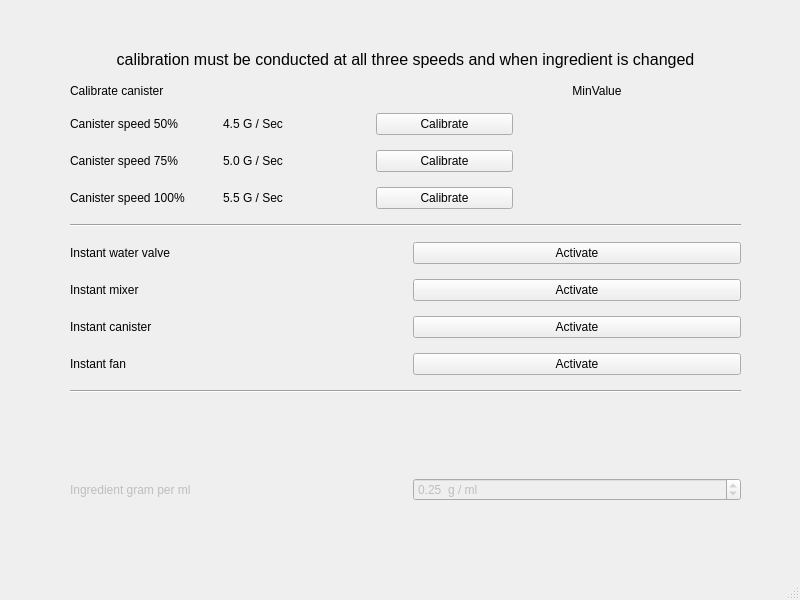
<?xml version="1.0" encoding="UTF-8"?>
<ui version="4.0">
 <class>WBSDInstantWindow</class>
 <widget class="QMainWindow" name="WBSDInstantWindow">
  <property name="geometry">
   <rect>
    <x>0</x>
    <y>0</y>
    <width>800</width>
    <height>600</height>
   </rect>
  </property>
  <property name="windowTitle">
   <string>Instant tests</string>
  </property>
  <widget class="QWidget" name="centralwidget">
   <widget class="QWidget" name="verticalLayoutWidget">
    <property name="geometry">
     <rect>
      <x>20</x>
      <y>20</y>
      <width>771</width>
      <height>481</height>
     </rect>
    </property>
    <layout class="QVBoxLayout" name="verticalLayout">
     <property name="spacing">
      <number>15</number>
     </property>
     <property name="leftMargin">
      <number>50</number>
     </property>
     <property name="topMargin">
      <number>30</number>
     </property>
     <property name="rightMargin">
      <number>50</number>
     </property>
     <item>
      <widget class="QLabel" name="label_7">
       <property name="font">
        <font>
         <pointsize>12</pointsize>
        </font>
       </property>
       <property name="text">
        <string>calibration must be conducted at all three speeds and when ingredient is changed</string>
       </property>
       <property name="alignment">
        <set>Qt::AlignCenter</set>
       </property>
      </widget>
     </item>
     <item>
      <layout class="QGridLayout" name="gridLayout_2" columnminimumwidth="0,0,0,0,0">
       <item row="3" column="1">
        <widget class="QLabel" name="lblCal100">
         <property name="text">
          <string>5.5 G / Sec</string>
         </property>
        </widget>
       </item>
       <item row="1" column="2">
        <widget class="QPushButton" name="btnCal50">
         <property name="text">
          <string>Calibrate</string>
         </property>
        </widget>
       </item>
       <item row="3" column="2">
        <widget class="QPushButton" name="btnCal100">
         <property name="text">
          <string>Calibrate</string>
         </property>
        </widget>
       </item>
       <item row="2" column="2">
        <widget class="QPushButton" name="btnCal75">
         <property name="text">
          <string>Calibrate</string>
         </property>
        </widget>
       </item>
       <item row="2" column="1">
        <widget class="QLabel" name="lblCal75">
         <property name="text">
          <string>5.0 G / Sec</string>
         </property>
        </widget>
       </item>
       <item row="0" column="0">
        <widget class="QLabel" name="label_6">
         <property name="sizePolicy">
          <sizepolicy hsizetype="Preferred" vsizetype="Fixed">
           <horstretch>0</horstretch>
           <verstretch>0</verstretch>
          </sizepolicy>
         </property>
         <property name="text">
          <string>Calibrate canister</string>
         </property>
        </widget>
       </item>
       <item row="1" column="1">
        <widget class="QLabel" name="lblCal50">
         <property name="text">
          <string>4.5 G / Sec</string>
         </property>
        </widget>
       </item>
       <item row="3" column="0">
        <widget class="QLabel" name="label_10">
         <property name="text">
          <string>Canister speed 100%</string>
         </property>
        </widget>
       </item>
       <item row="2" column="0">
        <widget class="QLabel" name="label_8">
         <property name="text">
          <string>Canister speed 75%</string>
         </property>
        </widget>
       </item>
       <item row="1" column="0">
        <widget class="QLabel" name="label_5">
         <property name="text">
          <string>Canister speed 50%</string>
         </property>
        </widget>
       </item>
       <item row="1" column="4">
        <widget class="QLabel" name="lb_img1">
         <property name="maximumSize">
          <size>
           <width>60</width>
           <height>16777215</height>
          </size>
         </property>
         <property name="text">
          <string/>
         </property>
        </widget>
       </item>
       <item row="2" column="4">
        <widget class="QLabel" name="lb_img2">
         <property name="maximumSize">
          <size>
           <width>60</width>
           <height>16777215</height>
          </size>
         </property>
         <property name="text">
          <string/>
         </property>
        </widget>
       </item>
       <item row="3" column="4">
        <widget class="QLabel" name="lb_img3">
         <property name="maximumSize">
          <size>
           <width>60</width>
           <height>16777215</height>
          </size>
         </property>
         <property name="text">
          <string/>
         </property>
        </widget>
       </item>
       <item row="1" column="3">
        <widget class="QLabel" name="label_min_50">
         <property name="layoutDirection">
          <enum>Qt::RightToLeft</enum>
         </property>
         <property name="text">
          <string/>
         </property>
         <property name="alignment">
          <set>Qt::AlignCenter</set>
         </property>
        </widget>
       </item>
       <item row="2" column="3">
        <widget class="QLabel" name="label_min_75">
         <property name="layoutDirection">
          <enum>Qt::RightToLeft</enum>
         </property>
         <property name="text">
          <string/>
         </property>
         <property name="alignment">
          <set>Qt::AlignCenter</set>
         </property>
        </widget>
       </item>
       <item row="3" column="3">
        <widget class="QLabel" name="label_min_100">
         <property name="layoutDirection">
          <enum>Qt::RightToLeft</enum>
         </property>
         <property name="text">
          <string/>
         </property>
         <property name="alignment">
          <set>Qt::AlignCenter</set>
         </property>
        </widget>
       </item>
       <item row="0" column="3">
        <widget class="QLabel" name="label_min_title_4">
         <property name="layoutDirection">
          <enum>Qt::RightToLeft</enum>
         </property>
         <property name="text">
          <string>MinValue</string>
         </property>
         <property name="alignment">
          <set>Qt::AlignCenter</set>
         </property>
        </widget>
       </item>
      </layout>
     </item>
     <item>
      <widget class="Line" name="line">
       <property name="orientation">
        <enum>Qt::Horizontal</enum>
       </property>
      </widget>
     </item>
     <item>
      <layout class="QGridLayout" name="gridLayout">
       <item row="3" column="0">
        <widget class="QLabel" name="label_4">
         <property name="text">
          <string>Instant fan</string>
         </property>
        </widget>
       </item>
       <item row="1" column="1">
        <widget class="QPushButton" name="instantMixer">
         <property name="text">
          <string>Activate</string>
         </property>
        </widget>
       </item>
       <item row="0" column="1">
        <widget class="QPushButton" name="instantWaterVal">
         <property name="text">
          <string>Activate</string>
         </property>
        </widget>
       </item>
       <item row="2" column="1">
        <widget class="QPushButton" name="instantCanister">
         <property name="text">
          <string>Activate</string>
         </property>
        </widget>
       </item>
       <item row="1" column="0">
        <widget class="QLabel" name="label_2">
         <property name="text">
          <string>Instant mixer</string>
         </property>
        </widget>
       </item>
       <item row="2" column="0">
        <widget class="QLabel" name="label_3">
         <property name="text">
          <string>Instant canister</string>
         </property>
        </widget>
       </item>
       <item row="0" column="0">
        <widget class="QLabel" name="label">
         <property name="text">
          <string>Instant water valve</string>
         </property>
        </widget>
       </item>
       <item row="3" column="1">
        <widget class="QPushButton" name="instantFan">
         <property name="text">
          <string>Activate</string>
         </property>
        </widget>
       </item>
      </layout>
     </item>
     <item>
      <widget class="Line" name="line_2">
       <property name="orientation">
        <enum>Qt::Horizontal</enum>
       </property>
      </widget>
     </item>
     <item>
      <layout class="QGridLayout" name="gridLayout_3">
       <item row="1" column="0">
        <widget class="QLabel" name="label_12">
         <property name="enabled">
          <bool>false</bool>
         </property>
         <property name="text">
          <string>Ingredient gram per ml</string>
         </property>
        </widget>
       </item>
       <item row="1" column="1">
        <widget class="QDoubleSpinBox" name="spIngVolGr">
         <property name="enabled">
          <bool>false</bool>
         </property>
         <property name="suffix">
          <string>  g / ml</string>
         </property>
         <property name="minimum">
          <double>0.050000000000000</double>
         </property>
         <property name="maximum">
          <double>2.000000000000000</double>
         </property>
         <property name="singleStep">
          <double>0.010000000000000</double>
         </property>
         <property name="value">
          <double>0.250000000000000</double>
         </property>
        </widget>
       </item>
       <item row="0" column="0">
        <spacer name="verticalSpacer">
         <property name="orientation">
          <enum>Qt::Vertical</enum>
         </property>
         <property name="sizeHint" stdset="0">
          <size>
           <width>20</width>
           <height>40</height>
          </size>
         </property>
        </spacer>
       </item>
      </layout>
     </item>
    </layout>
   </widget>
  </widget>
  <widget class="QMenuBar" name="menubar">
   <property name="geometry">
    <rect>
     <x>0</x>
     <y>0</y>
     <width>800</width>
     <height>21</height>
    </rect>
   </property>
  </widget>
  <widget class="QStatusBar" name="statusbar"/>
 </widget>
 <tabstops>
  <tabstop>instantWaterVal</tabstop>
  <tabstop>instantMixer</tabstop>
  <tabstop>instantCanister</tabstop>
  <tabstop>instantFan</tabstop>
 </tabstops>
 <resources/>
 <connections/>
</ui>
